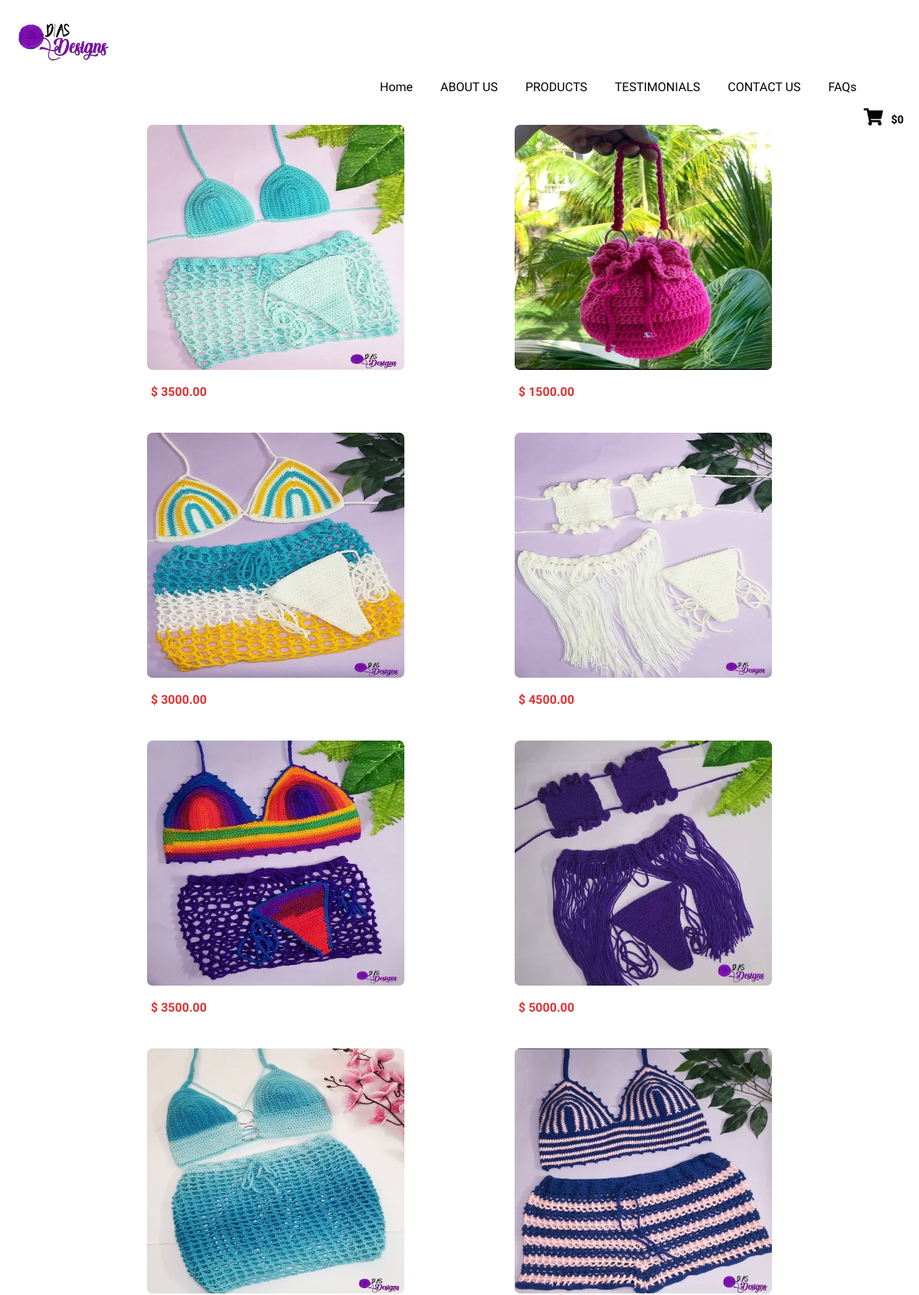
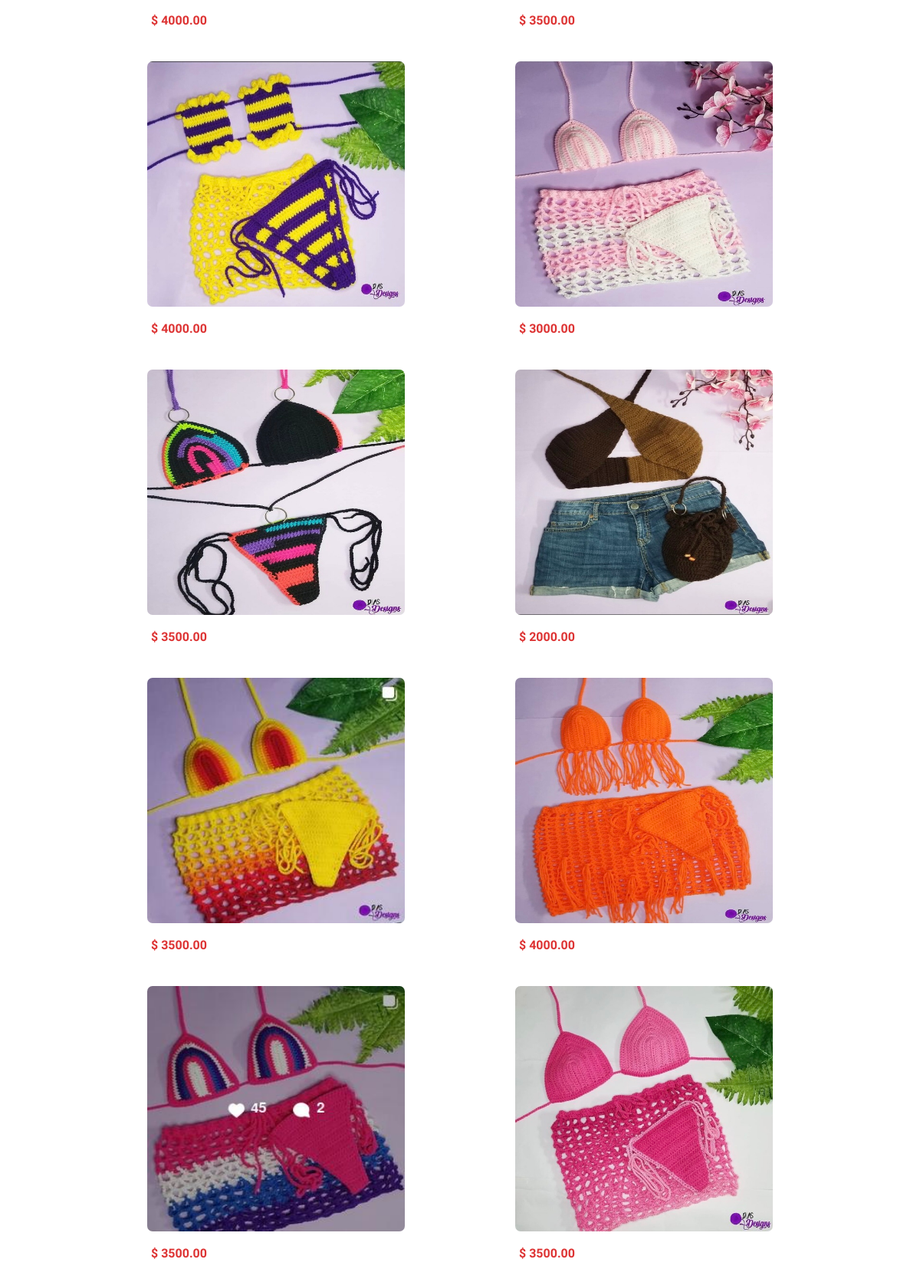
Page /Products/Products.php on the committed database (2 pictures, top to bottom).
### tables this page shows
CREATE TABLE `Products` (
   `ProductID` int(11) NOT NULL auto_increment,
   `Title` varchar(35) NOT NULL,
   `Description` varchar(2048) NOT NULL,
    Type ENUM('Accessories','Tops','Bikini & Coverup'),   
    
   `Price` DECIMAL(7,2), 
    size ENUM('small','medium','large'),
    Colour ENUM('Red','Green','Blue','Purple','Orange','Yellow','Multi-coloured','White'),  
   `created_at` TIMESTAMP NOT NULL DEFAULT CURRENT_TIMESTAMP,
   PRIMARY KEY(`ProductID`)
    

);

### Products/Products.php (the view, shortened to what this page needs)
<?php
        $root = $_SERVER['DOCUMENT_ROOT'];
        include("$root" . "/Dias-Design/root_credentials.php");
        $all_products = $conn ->query("SELECT DISTINCT * FROM Products;");
        $product_list = $all_products ->fetchAll(PDO::FETCH_ASSOC);
?>
<!DOCTYPE html>
<html>
    <head>
        <link type="text/css" href="product-style.css" rel="stylesheet" />
        <link
            rel="stylesheet"
            href="https://cdnjs.cloudflare.com/ajax/libs/font-awesome/5.15.1/css/all.min.css"
        />
    </head>
    <body>
    <nav class="navbar">
      <div class="navbar-logo">
        <a href="" class="navbar-logo">
         <img src="../images/Dias Designs Transparent Background.png" alt="Business logo" style="max-height: 100px" class = "py-2 px-2">
        </a>
      </div>
    <div id="navbar-menu" class="navbar-menu">
        <div class="navbar-start">
                <a class="navbar-item"  href="../index.php">
                    Home
                </a>
                <a class="navbar-item" href="../About-us/about.php">
                    ABOUT US
                </a>
                <a class="navbar-item" href="../Products/Products.php">
                    PRODUCTS
                </a>
                <a class="navbar-item" href="../testimonial.php">
                    TESTIMONIALS
                </a>
                <a class="navbar-item" href="../Dias-Design/Contact-us/contact-us.php">
                    CONTACT US
                </a>
                <a class="navbar-item" href="../faq.php">
                    FAQs
                </a>
          <div class="navbar-top">
                <div>
                </div>
                <div id = "cart-things">
                    <div class="shopping-cart">
                        <div class="sum-prices">
                            <i
                                class="fas fa-shopping-cart shoppingCartButton"
                            ></i>
                            <h6 id="sum-prices">$0</h6>
                        </div>
                    </div>
                </div>
            </div>
        </nav>
        <section>
            <div class="products-container">
                <?php foreach($product_list as $product):?>
                    <div id = "<?=$product['ProductID']?>" class="products">
                        <img class = "image" src="prod<?=$product['ProductID']?>.jpg">
                        <div class = "price">
                            <span>$ <?=$product['Price']?></span>
                        </div>
                        <div class="prod_db_id">
                            <span><?=$product['ProductID']?></span>
                        </div>
                    </div>
                <?php endforeach;?>
            </div>
        </section>
    </body>
</html>

### Products/product-style.css (style rules this page uses)
* { margin: 0; padding: 0; box-sizing: border-box; text-decoration: none; font-family: "Titillium Web", sans-serif; list-style-type: none; }
a { margin: 1rem; color: black }
html { -ms-overflow-style: none; }
body { display: flex; flex-direction: column; -ms-overflow-style: none; }
.navbar-top > div { margin-right: 20px; display: flex; flex-direction: row; align-items: center; justify-content: flex-end; height: 20px; }
.navbar-top .shopping-cart { margin-left: 10px; font-size: 1.4rem; }
.navbar-start { margin-left: 30rem; }
.shopping-cart { display: inline; }
.shopping-cart .sum-prices { display:inline; }
#sum-prices { padding-left: 5px; }
.sum-prices h6 { font-size: 0.9rem; display: inline; }
.shoppingCartButton { cursor: pointer; }
.price { color: #dd3333; cursor: pointer; font-weight: bold; margin-top: 10px; text-align: left; padding: 5px; font-size: 1rem; }
.products-container { width: 80%; display: flex; justify-content: space-around; flex-wrap: wrap; margin: auto; }
.products { flex-basis: 20%; text-align: center; border-radius: 7px; margin-bottom: 20px; color: white; position: relative; }
.products img { width: 21rem; border-radius: 7px; height: 20rem; cursor: pointer; color: rgb(212, 143, 212); }

### rows in the picture
products: shows a picture, Price "3500.00"
products: shows a picture, Price "1500.00"
products: shows a picture, Price "3000.00"
products: shows a picture, Price "4500.00"
products: shows a picture, Price "3500.00"
products: shows a picture, Price "5000.00"
products: shows a picture, Price "4000.00"
products: shows a picture, Price "3500.00"
products: shows a picture, Price "4000.00"
products: shows a picture, Price "3000.00"
products: shows a picture, Price "3500.00"
products: shows a picture, Price "2000.00"
products: shows a picture, Price "3500.00"
products: shows a picture, Price "4000.00"
products: shows a picture, Price "3500.00"
products: shows a picture, Price "3500.00"
